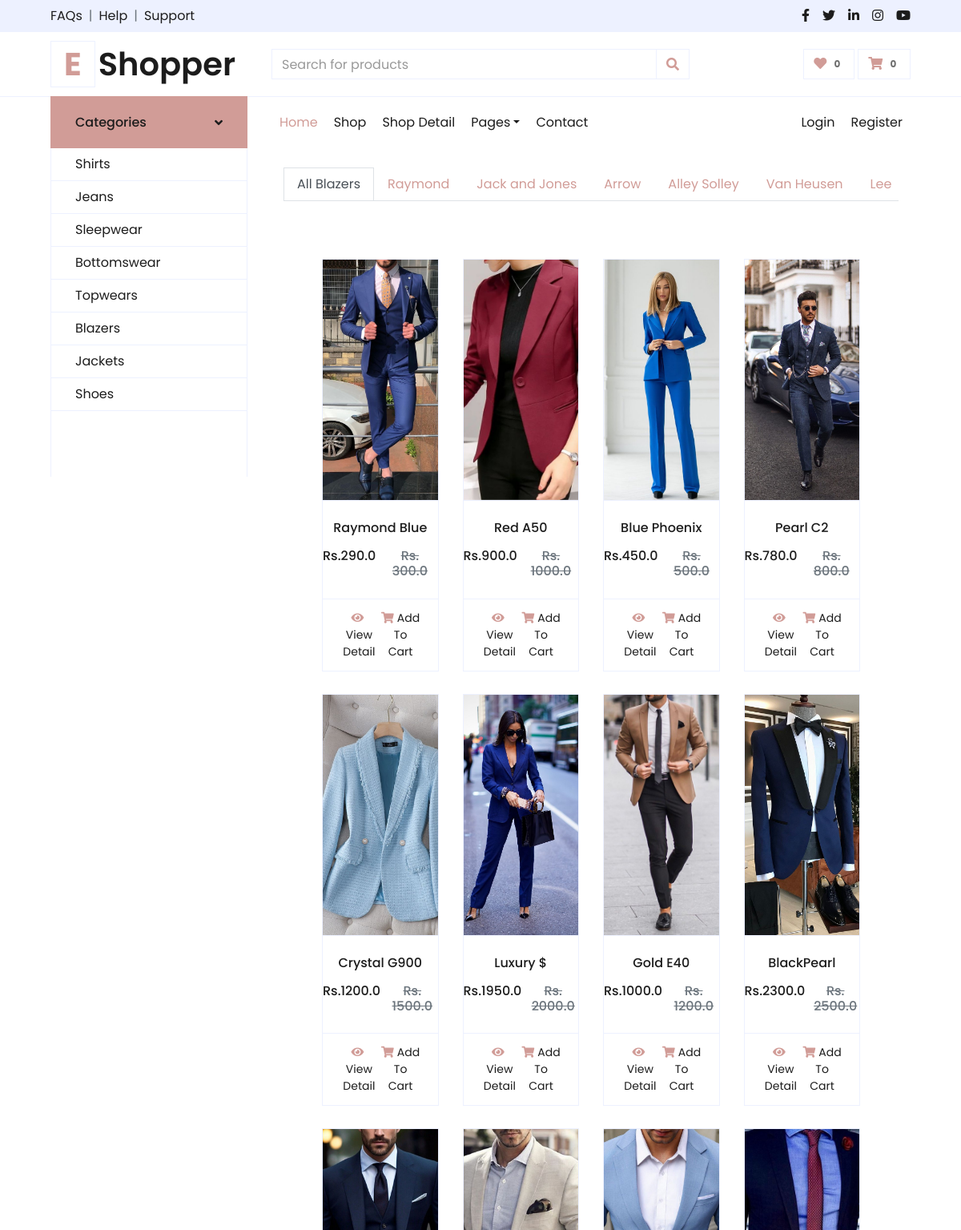
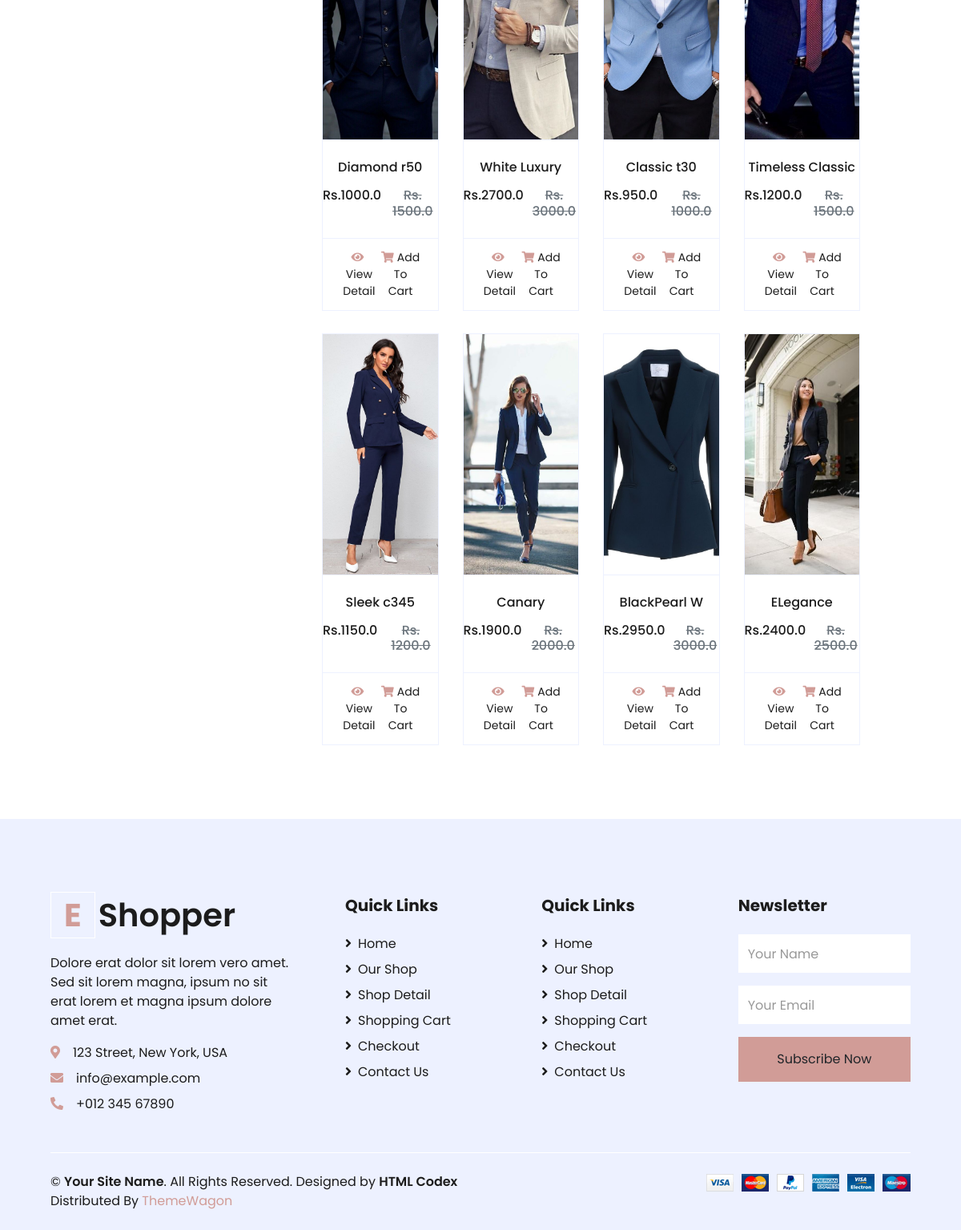
The app's page /blazzers/ with its own data (2 pictures, top to bottom).
### consumer/models.py (models this page shows, shortened)
class Product(models.Model):
    title = models.CharField(max_length=200)
    selling_price = models.FloatField()
    discounted_price = models.FloatField()
    brand = models.CharField(max_length=100)
    description = models.TextField()
    category = models.CharField(choices=CATEGORY_CHOICES, max_length=50)
    product_img = models.ImageField(upload_to='productimg')

### consumer/views.py (the view)
# urls.py: path('blazzers/',views.blazzers,name='blazzers'),
def blazzers(request,data=None):
    if data is None:
        blazzers = Product.objects.filter(category='B')
    elif data == 'Raymond' or data == 'Jack_and_Jones' or data == 'Arrow' or data == 'Louis_Philippe' or data == 'Alley_Solley' or data == 'Van_Heusen' or data == 'Gucci' or data == 'Peter_England' or data == 'Lee' or data == 'Tommy_Hielfiger' or data == 'Canary_London' or data == 'Parx':
        if data is not None:
            normalized_data = data.replace('_',' ')
        blazzers = Product.objects.filter(category='B').filter(brand=normalized_data)
    elif data == 'below':
        blazzers = Product.objects.filter(category='B').filter(discounted_price__lt=5000)
    elif data == 'above':
        blazzers = Product.objects.filter(category='B').filter(discounted_price__gt=5000)
    return render(request,'consumer/blazzers.html',{'blazzers':blazzers})

### consumer/templates/consumer/blazzers.html (shortened to what this page needs)
{% extends "core/base.html" %}
{% load static %}
{% block body %}
<div class="container my-4">
  <ul class="nav nav-tabs flex-nowrap" style="overflow-x: auto; white-space: nowrap; display: flex;">
    <li class="nav-item">
      <a class="nav-link active" href="{% url 'blazzers' %}">All Blazers</a>
    </li>
    <li class="nav-item">
      <a class="nav-link" href="{% url 'blazzersdata' 'Raymond' %}">Raymond</a>
    </li>
    <li class="nav-item">
      <a class="nav-link" href="{% url 'blazzersdata' 'Jack_and_Jones' %}">Jack and Jones</a>
    </li>
    <li class="nav-item">
      <a class="nav-link" href="{% url 'blazzersdata' 'Arrow' %}">Arrow</a>
    </li>
    <li class="nav-item">
      <a class="nav-link" href="{% url 'blazzersdata' 'Alley_Solley' %}">Alley Solley</a>
    </li>
    <li class="nav-item">
      <a class="nav-link" href="{% url 'blazzersdata' 'Van_Heusen' %}">Van Heusen</a>
    </li>
    <li class="nav-item">
      <a class="nav-link" href="{% url 'blazzersdata' 'Lee' %}">Lee</a>
    </li>
  </ul>
</div>
<div class="container-fluid pt-5">
    <div class="row px-xl-5 pb-3">
        {% for product in blazzers %}
        <div class="col-lg-3 col-md-6 col-sm-12 pb-1">
            <div class="card product-item border-0 mb-4">
                <div class="card-header product-img position-relative overflow-hidden bg-transparent border p-0">
                    <img class="img-fluid w-100" src="{{product.product_img.url}}" alt="Product Image" style="height: 300px; object-fit: cover;">
                </div>
                <div class="card-body border-left border-right text-center p-0 pt-4 pb-3">
                    <h6 class="text-truncate mb-3">{{product.title}}</h6>
                    <div class="d-flex justify-content-center">
                        <h6>Rs.{{product.discounted_price}}</h6>
                        <h6 class="text-muted ml-2"><del>Rs. {{product.selling_price}}</del></h6>
                    </div>
                </div>
                   <div class="card-footer d-flex justify-content-between bg-light border">
                    <a href="{% url 'product_detail' product.id %}" class="btn btn-sm text-dark p-0"><i class="fas fa-eye text-primary mr-1"></i>View Detail</a>
                   <form action="/add_to_cart" class="d-inline">
                        <button type="submit" class="btn btn-sm text-dark p-0"><i class="fas fa-shopping-cart text-primary mr-1"></i>Add To Cart</button>
                     </form>
                </div>
            </div>
        </div>
        {% endfor %}
    </div>
</div>
{% endblock body %}

### records on screen
Product: product_img (picture), title "Raymond Blue", discounted_price "290.0", selling_price "300.0"
Product: product_img (picture), title "Red A50", discounted_price "900.0", selling_price "1000.0"
Product: product_img (picture), title "Blue Phoenix", discounted_price "450.0", selling_price "500.0"
Product: product_img (picture), title "Pearl C2", discounted_price "780.0", selling_price "800.0"
Product: product_img (picture), title "Crystal G900", discounted_price "1200.0", selling_price "1500.0"
Product: product_img (picture), title "Luxury $", discounted_price "1950.0", selling_price "2000.0"
Product: product_img (picture), title "Gold E40", discounted_price "1000.0", selling_price "1200.0"
Product: product_img (picture), title "BlackPearl", discounted_price "2300.0", selling_price "2500.0"
Product: product_img (picture), title "Diamond r50", discounted_price "1000.0", selling_price "1500.0"
Product: product_img (picture), title "White Luxury", discounted_price "2700.0", selling_price "3000.0"
Product: product_img (picture), title "Classic t30", discounted_price "950.0", selling_price "1000.0"
Product: product_img (picture), title "Timeless Classic", discounted_price "1200.0", selling_price "1500.0"
Product: product_img (picture), title "Sleek c345", discounted_price "1150.0", selling_price "1200.0"
Product: product_img (picture), title "Canary", discounted_price "1900.0", selling_price "2000.0"
Product: product_img (picture), title "BlackPearl W", discounted_price "2950.0", selling_price "3000.0"
Product: product_img (picture), title "ELegance", discounted_price "2400.0", selling_price "2500.0"
